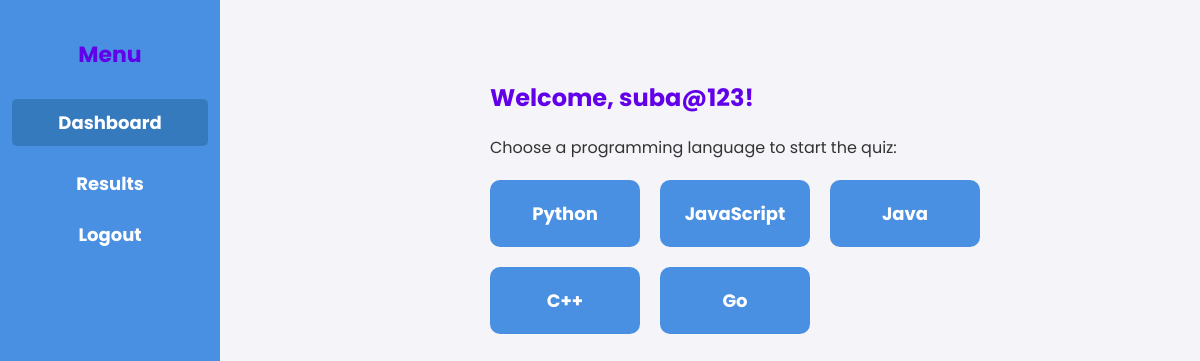
The page /dashboard/ (signed in) on the database its author committed.
### education_tutor/models.py (models this page shows, shortened)
class ProgrammingLanguage(models.Model):
    name = models.CharField(max_length=50, unique=True)

### education_tutor/views.py (the view)
# urls.py: path('dashboard/', views.dashboard, name='dashboard'),
@login_required
def dashboard(request):
    languages = ProgrammingLanguage.objects.all()
    return render(request, 'education_tutor/dashboard.html', {'languages': languages})

### education_tutor/templates/education_tutor/dashboard.html (shortened to what this page needs)
{% extends "education_tutor/base.html" %}
{% block content %}
    <div class="container">
        <div class="sidebar">
            <h2>Menu</h2>
            <ul>
                <li><a href="{% url 'dashboard' %}" class="active">Dashboard</a></li>
                <li><a href="{% url 'quiz_results' %}">Results</a></li>
                <li><a href="{% url 'logout' %}">Logout</a></li>
            </ul>
        </div>
        <div class="main-content">
            <h2>Welcome, {{ user.username }}!</h2>
            <p>Choose a programming language to start the quiz:</p>
            <div class="language-container">
                {% for language in languages %}
                    <div class="language-card">
                        <a href="{% url 'start_quiz' language.id %}">
                            {{ language.name }}
                        </a>
                    </div>
                {% endfor %}
            </div>
        </div>
    </div>
{% endblock %}

### education_tutor/templates/education_tutor/base.html (style rules this page uses)
body { font-family: 'Poppins', sans-serif; margin: 0; padding: 0; background-color: #f4f4f9; color: #333; }
.container { max-width: 800px; margin: 0 auto; padding: 20px; }
h2 { color: #6200ea; }
a { color: #6200ea; text-decoration: none; }

### education_tutor/templates/education_tutor/dashboard.html (style rules this page uses)
.container { display: flex; }
.sidebar { width: 220px; height: 100vh; background: #4A90E2; color: white; padding-top: 20px; position: fixed; left: 0; top: 0; }
.sidebar h2 { text-align: center; font-size: 22px; margin-bottom: 15px; }
.sidebar ul { list-style: none; padding: 0; }
.sidebar ul li { padding: 12px; text-align: center; }
.sidebar ul li a { color: white; text-decoration: none; display: block; font-size: 18px; font-weight: bold; transition: 0.2s; }
.sidebar ul li a:hover, .sidebar ul li a.active { background: #357ABD; padding: 10px; border-radius: 5px; }
.main-content { margin-left: 250px; padding: 20px; width: 100%; }
.language-container { display: grid; grid-template-columns: repeat(auto-fit, minmax(150px, 1fr)); gap: 20px; justify-content: center; max-width: 600px; margin: 20px auto; }
.language-card { background-color: #4A90E2; color: white; padding: 20px; text-align: center; border-radius: 10px; font-size: 18px; font-weight: bold; transition: transform 0.2s, box-shadow 0.2s; }
.language-card a { text-decoration: none; color: white; display: block; }

### rows shown on the page
ProgrammingLanguage: name "Python"
ProgrammingLanguage: name "JavaScript"
ProgrammingLanguage: name "Java"
ProgrammingLanguage: name "C++"
ProgrammingLanguage: name "Go"

### other values the page prints
{{ user.username }} "suba@123"
